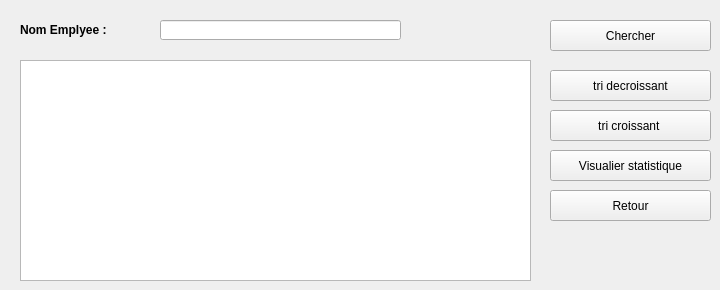
      <widget class="QWidget" name="rechercher_tri_ref">
       <attribute name="title">
        <string>recherche/tri</string>
       </attribute>
       <widget class="QLabel" name="label_30">
        <property name="geometry">
         <rect>
          <x>20</x>
          <y>20</y>
          <width>121</width>
          <height>20</height>
         </rect>
        </property>
        <property name="font">
         <font>
          <weight>75</weight>
          <bold>true</bold>
         </font>
        </property>
        <property name="text">
         <string>Nom Emplyee :</string>
        </property>
       </widget>
       <widget class="QPushButton" name="retourFF">
        <property name="geometry">
         <rect>
          <x>550</x>
          <y>190</y>
          <width>161</width>
          <height>31</height>
         </rect>
        </property>
        <property name="styleSheet">
         <string notr="true">#pushButton_9{
-moz-box-shadow: 0px 10px 14px -7px #3e7327;
	-webkit-box-shadow: 0px 10px 14px -7px #3e7327;
	box-shadow: 0px 10px 14px -7px #3e7327;
	background:-webkit-gradient(linear, left top, left bottom, color-stop(0.05, #77b55a), color-stop(1, #72b352));
	background:-moz-linear-gradient(top, #77b55a 5%, #72b352 100%);
	background:-webkit-linear-gradient(top, #77b55a 5%, #72b352 100%);
	background:-o-linear-gradient(top, #77b55a 5%, #72b352 100%);
	background:-ms-linear-gradient(top, #77b55a 5%, #72b352 100%);
	background:linear-gradient(to bottom, #77b55a 5%, #72b352 100%);
	
	background-color:darkCyan;
	-moz-border-radius:4px;
	-webkit-border-radius:4px;
	border-radius:4px;
	border:1px solid #4b8f29;
	display:inline-block;
	cursor:pointer;
	color:#ffffff;
	font-family:Arial;
	font-size:13px;
	font-weight:bold;
	padding:6px 12px;
	text-decoration:none;
	text-shadow:0px 1px 0px #5b8a3c;
}
#pushButton_3:hover{
background:-webkit-gradient(linear, left top, left bottom, color-stop(0.05, #72b352), color-stop(1, #77b55a));
	background:-moz-linear-gradient(top, #72b352 5%, #77b55a 100%);
	background:-webkit-linear-gradient(top, #72b352 5%, #77b55a 100%);
	background:-o-linear-gradient(top, #72b352 5%, #77b55a 100%);
	background:-ms-linear-gradient(top, #72b352 5%, #77b55a 100%);
	background:linear-gradient(to bottom, #72b352 5%, #77b55a 100%);
	
	background-color:blue;
}</string>
        </property>
        <property name="text">
         <string>Retour</string>
        </property>
       </widget>
       <widget class="QPushButton" name="chercher_tri_reg">
        <property name="geometry">
         <rect>
          <x>550</x>
          <y>20</y>
          <width>161</width>
          <height>31</height>
         </rect>
        </property>
        <property name="autoFillBackground">
         <bool>false</bool>
        </property>
        <property name="styleSheet">
         <string notr="true">#pushButton_chercher
{
-moz-box-shadow: 0px 10px 14px -7px #3e7327;
	-webkit-box-shadow: 0px 10px 14px -7px #3e7327;
	box-shadow: 0px 10px 14px -7px #3e7327;
	background:-webkit-gradient(linear, left top, left bottom, color-stop(0.05, #77b55a), color-stop(1, #72b352));
	background:-moz-linear-gradient(top, #77b55a 5%, #72b352 100%);
	background:-webkit-linear-gradient(top, #77b55a 5%, #72b352 100%);
	background:-o-linear-gradient(top, #77b55a 5%, #72b352 100%);
	background:-ms-linear-gradient(top, #77b55a 5%, #72b352 100%);
	background:linear-gradient(to bottom, #77b55a 5%, #72b352 100%);
	
	background-color: darkCyan ;
	-moz-border-radius:4px;
	-webkit-border-radius:4px;
	border-radius:4px;
	border:1px solid #4b8f29;
	display:inline-block;
	cursor:pointer;
	color:#ffffff;
	font-family:Arial;
	font-size:13px;
	font-weight:bold;
	padding:6px 12px;
	text-decoration:none;
	text-shadow:0px 1px 0px #5b8a3c;
}
#pushButton_chercher:hover{
background:-webkit-gradient(linear, left top, left bottom, color-stop(0.05, #72b352), color-stop(1, #77b55a));
	background:-moz-linear-gradient(top, #72b352 5%, #77b55a 100%);
	background:-webkit-linear-gradient(top, #72b352 5%, #77b55a 100%);
	background:-o-linear-gradient(top, #72b352 5%, #77b55a 100%);
	background:-ms-linear-gradient(top, #72b352 5%, #77b55a 100%);
	background:linear-gradient(to bottom, #72b352 5%, #77b55a 100%);
	
	background-color:blue;
}</string>
        </property>
        <property name="text">
         <string>Chercher</string>
        </property>
       </widget>
       <widget class="QLineEdit" name="chercher_REGf">
        <property name="geometry">
         <rect>
          <x>160</x>
          <y>20</y>
          <width>241</width>
          <height>20</height>
         </rect>
        </property>
       </widget>
       <widget class="QTableView" name="tab_reg">
        <property name="geometry">
         <rect>
          <x>20</x>
          <y>60</y>
          <width>511</width>
          <height>221</height>
         </rect>
        </property>
        <property name="styleSheet">
         <string notr="true"/>
        </property>
       </widget>
       <widget class="QPushButton" name="tri_croissant_reg">
        <property name="geometry">
         <rect>
          <x>550</x>
          <y>110</y>
          <width>161</width>
          <height>31</height>
         </rect>
        </property>
        <property name="autoFillBackground">
         <bool>false</bool>
        </property>
        <property name="styleSheet">
         <string notr="true">#pushButton_chercher
{
-moz-box-shadow: 0px 10px 14px -7px #3e7327;
	-webkit-box-shadow: 0px 10px 14px -7px #3e7327;
	box-shadow: 0px 10px 14px -7px #3e7327;
	background:-webkit-gradient(linear, left top, left bottom, color-stop(0.05, #77b55a), color-stop(1, #72b352));
	background:-moz-linear-gradient(top, #77b55a 5%, #72b352 100%);
	background:-webkit-linear-gradient(top, #77b55a 5%, #72b352 100%);
	background:-o-linear-gradient(top, #77b55a 5%, #72b352 100%);
	background:-ms-linear-gradient(top, #77b55a 5%, #72b352 100%);
	background:linear-gradient(to bottom, #77b55a 5%, #72b352 100%);
	
	background-color: darkCyan ;
	-moz-border-radius:4px;
	-webkit-border-radius:4px;
	border-radius:4px;
	border:1px solid #4b8f29;
	display:inline-block;
	cursor:pointer;
	color:#ffffff;
	font-family:Arial;
	font-size:13px;
	font-weight:bold;
	padding:6px 12px;
	text-decoration:none;
	text-shadow:0px 1px 0px #5b8a3c;
}
#pushButton_chercher:hover{
background:-webkit-gradient(linear, left top, left bottom, color-stop(0.05, #72b352), color-stop(1, #77b55a));
	background:-moz-linear-gradient(top, #72b352 5%, #77b55a 100%);
	background:-webkit-linear-gradient(top, #72b352 5%, #77b55a 100%);
	background:-o-linear-gradient(top, #72b352 5%, #77b55a 100%);
	background:-ms-linear-gradient(top, #72b352 5%, #77b55a 100%);
	background:linear-gradient(to bottom, #72b352 5%, #77b55a 100%);
	
	background-color:blue;
}</string>
        </property>
        <property name="text">
         <string>tri croissant </string>
        </property>
       </widget>
       <widget class="QPushButton" name="tri_decroissant_reg">
        <property name="geometry">
         <rect>
          <x>550</x>
          <y>70</y>
          <width>161</width>
          <height>31</height>
         </rect>
        </property>
        <property name="autoFillBackground">
         <bool>false</bool>
        </property>
        <property name="styleSheet">
         <string notr="true">#pushButton_chercher
{
-moz-box-shadow: 0px 10px 14px -7px #3e7327;
	-webkit-box-shadow: 0px 10px 14px -7px #3e7327;
	box-shadow: 0px 10px 14px -7px #3e7327;
	background:-webkit-gradient(linear, left top, left bottom, color-stop(0.05, #77b55a), color-stop(1, #72b352));
	background:-moz-linear-gradient(top, #77b55a 5%, #72b352 100%);
	background:-webkit-linear-gradient(top, #77b55a 5%, #72b352 100%);
	background:-o-linear-gradient(top, #77b55a 5%, #72b352 100%);
	background:-ms-linear-gradient(top, #77b55a 5%, #72b352 100%);
	background:linear-gradient(to bottom, #77b55a 5%, #72b352 100%);
	
	background-color: darkCyan ;
	-moz-border-radius:4px;
	-webkit-border-radius:4px;
	border-radius:4px;
	border:1px solid #4b8f29;
	display:inline-block;
	cursor:pointer;
	color:#ffffff;
	font-family:Arial;
	font-size:13px;
	font-weight:bold;
	padding:6px 12px;
	text-decoration:none;
	text-shadow:0px 1px 0px #5b8a3c;
}
#pushButton_chercher:hover{
background:-webkit-gradient(linear, left top, left bottom, color-stop(0.05, #72b352), color-stop(1, #77b55a));
	background:-moz-linear-gradient(top, #72b352 5%, #77b55a 100%);
	background:-webkit-linear-gradient(top, #72b352 5%, #77b55a 100%);
	background:-o-linear-gradient(top, #72b352 5%, #77b55a 100%);
	background:-ms-linear-gradient(top, #72b352 5%, #77b55a 100%);
	background:linear-gradient(to bottom, #72b352 5%, #77b55a 100%);
	
	background-color:blue;
}</string>
        </property>
        <property name="text">
         <string>tri decroissant</string>
        </property>
       </widget>
       <widget class="QPushButton" name="stat_regionF">
        <property name="geometry">
         <rect>
          <x>550</x>
          <y>150</y>
          <width>161</width>
          <height>31</height>
         </rect>
        </property>
        <property name="autoFillBackground">
         <bool>false</bool>
        </property>
        <property name="styleSheet">
         <string notr="true">#pushButton_stat
{
-moz-box-shadow: 0px 10px 14px -7px #3e7327;
	-webkit-box-shadow: 0px 10px 14px -7px #3e7327;
	box-shadow: 0px 10px 14px -7px #3e7327;
	background:-webkit-gradient(linear, left top, left bottom, color-stop(0.05, #77b55a), color-stop(1, #72b352));
	background:-moz-linear-gradient(top, #77b55a 5%, #72b352 100%);
	background:-webkit-linear-gradient(top, #77b55a 5%, #72b352 100%);
	background:-o-linear-gradient(top, #77b55a 5%, #72b352 100%);
	background:-ms-linear-gradient(top, #77b55a 5%, #72b352 100%);
	background:linear-gradient(to bottom, #77b55a 5%, #72b352 100%);
	
	background-color: darkCyan ;
	-moz-border-radius:4px;
	-webkit-border-radius:4px;
	border-radius:4px;
	border:1px solid #4b8f29;
	display:inline-block;
	cursor:pointer;
	color:#ffffff;
	font-family:Arial;
	font-size:13px;
	font-weight:bold;
	padding:6px 12px;
	text-decoration:none;
	text-shadow:0px 1px 0px #5b8a3c;
}
#pushButton_stat:hover{
background:-webkit-gradient(linear, left top, left bottom, color-stop(0.05, #72b352), color-stop(1, #77b55a));
	background:-moz-linear-gradient(top, #72b352 5%, #77b55a 100%);
	background:-webkit-linear-gradient(top, #72b352 5%, #77b55a 100%);
	background:-o-linear-gradient(top, #72b352 5%, #77b55a 100%);
	background:-ms-linear-gradient(top, #72b352 5%, #77b55a 100%);
	background:linear-gradient(to bottom, #72b352 5%, #77b55a 100%);
	
	background-color:blue;
}</string>
        </property>
        <property name="text">
         <string>Visualier statistique</string>
        </property>
       </widget>
      </widget>
